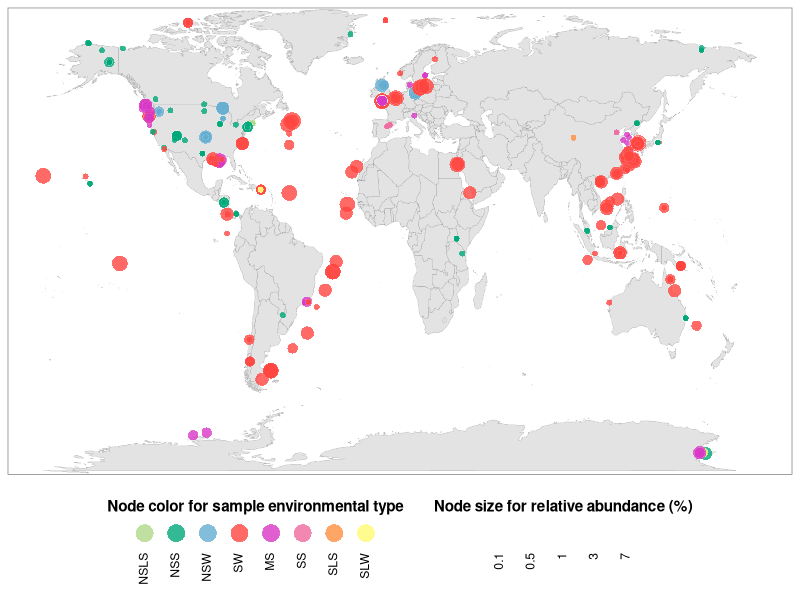
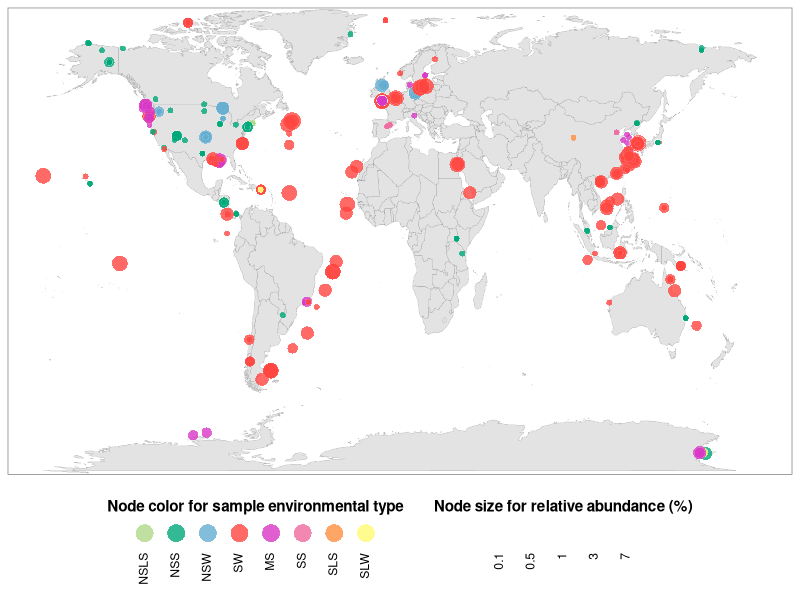

Recreate these plots in R, in order. (Note: this script raises an error after producing the figures.)
# email: qfsfdxlqy@163.com
# GitHub: https://github.com/2015qyliang

library(ggplot2)
library(maps)

# make Run location dataset
all.run.set <- read.table("Figure_S7b_BdelGeoInfor.txt",header = T,sep = '\t')
Bdel.yes <- all.run.set[which(all.run.set$percentReads >= 0.001),]

# make map figure
worldmap <- map_data("world")
p <- ggplot() + 
  theme(panel.background = element_rect(fill = "white", colour = "grey50")) +
  geom_polygon(data = worldmap,aes(x =long, y = lat, group = group),
               fill = "grey89",colour="grey40",size = 0.05)

# add bradymonadales.yes to figure  ,size = factor(percentSize)
p + geom_point(data = Bdel.yes,
               mapping = aes(x = Long, y = Lat, size = factor(percentSize),
                             fill = factor(EnvirTypes)),
               alpha = 0.8,shape = 21,color = "white",stroke = 0.05) +
  scale_fill_manual(values = c("#AFD888", "#00A779", "#63ADD0", "#FF4540", 
                               "#D836C4", "#EE6B9E", "#FF8F40", "#FFFA73"),
                    name = "Node color for sample environmental type",
                    limits=c("NSLS", "NSS", "NSW", "SW", "MS", "SS", "SLS", "SLW")) +
  scale_size_discrete(labels = c("0.1","0.5","1","3","7"))+
  scale_y_discrete(labels = NULL,breaks = NULL) + 
  scale_x_continuous(labels = NULL,breaks = NULL) +
  theme(axis.title.y=element_blank(),
        axis.title.x=element_blank(),
        legend.position = "bottom",axis.title =element_text(),
        legend.key = element_blank()) + 
  guides(size = guide_legend(label.position = "bottom",
                             label.theme = element_text(angle = 90, hjust = 1, vjust = 0.6),
                             title.theme = element_text(face = "bold"),
                             title.position = "top",
                             title = "Node size for relative abundance (%)",
                             title.hjust = 0.5),
         fill = guide_legend(label.position = "bottom",
                              label.theme = element_text(angle = 90, hjust = 1, vjust = 0.6),
                              nrow = 1,
                              override.aes = list(size=6),
                              title.theme = element_text(face = "bold"),
                              title.position = "top",
                              title.hjust = 0.5)) 

# Save the plot to a pdf
ggsave("Figure_S7b_BdelBiodistribution_raw.pdf",units = "in",width = 7.27, height = 4.8)

# save config
# 7.27 * 4.8 in
# following modified by PhantomPDF (Foxit) software

summary(Bdel.yes$EnvirTypes)
summary(all.run.set$EnvirTypes)

names(summary(Bdel.yes$EnvirTypes))
names(summary(all.run.set$EnvirTypes))

percentSample <- paste0(summary(Bdel.yes$EnvirTypes), 
                        "/", 
                        summary(all.run.set$EnvirTypes))
names(percentSample) <- names(summary(Bdel.yes$EnvirTypes))
percentSample
sum(summary(Bdel.yes$EnvirTypes))
sum(summary(all.run.set$EnvirTypes))


